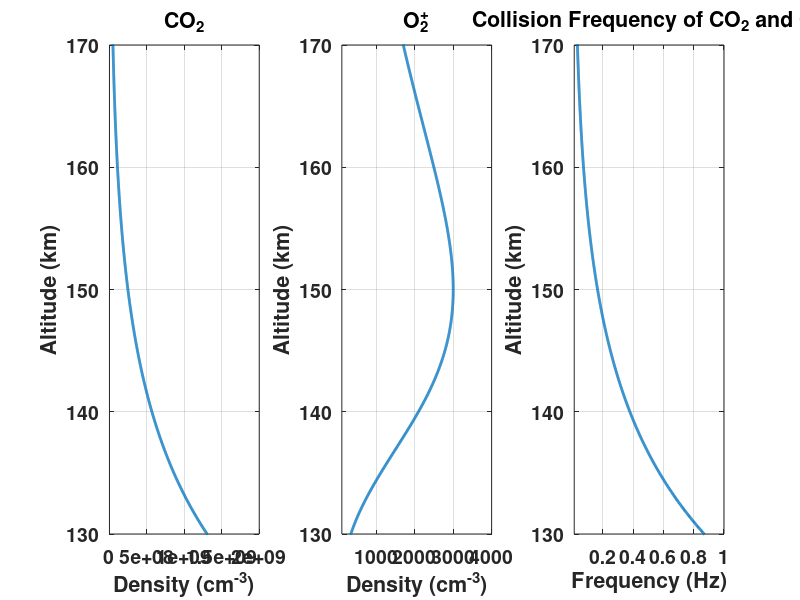
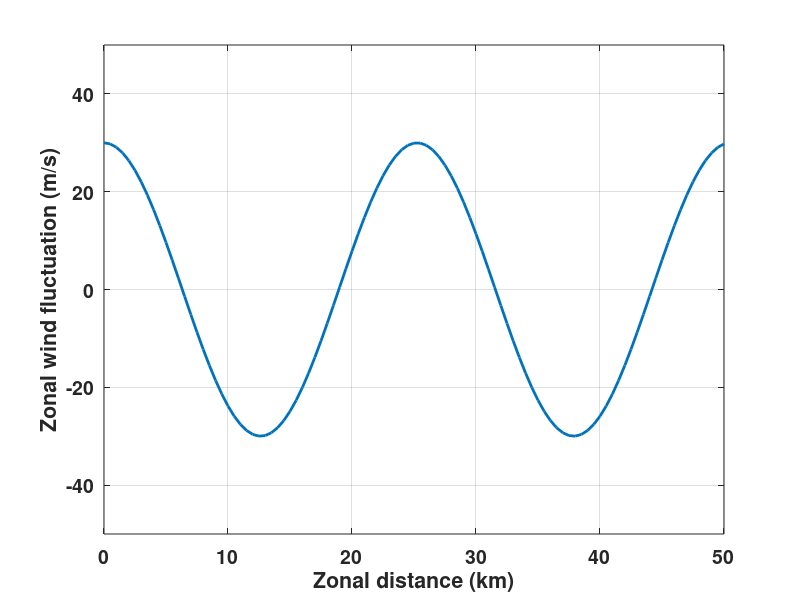
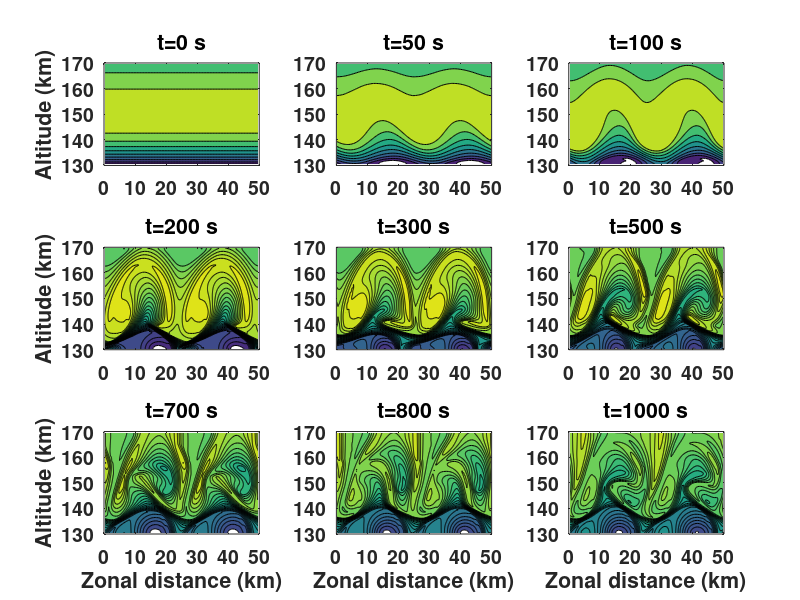
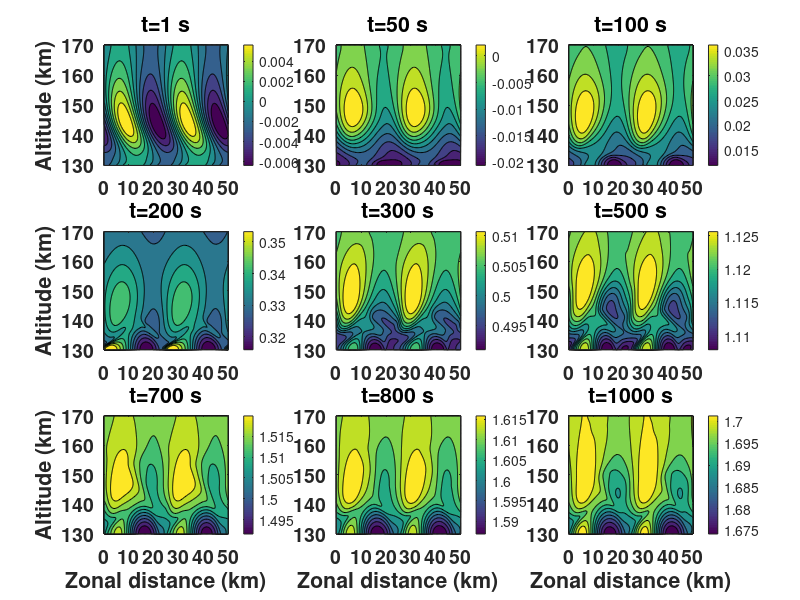

Reproduce these figures in MATLAB, in order.
%%%%%%simulation data for MARS ionospehric irregularities
clear all;
close all;

%%data at runtime=[0 10 500 1000 2000 3000 5000 7000 8000 10000];%unit 0.1s 
load('Potential_nt.mat'); %unit V size:101*201*10
load('Ne_nt.mat');%unit m-3 size:101*201*10
load('B_nt.mat');%unit  T size:101*201*10

%Figure 1 %%%%%%%%%%%%%%%%%%%%%%%%%%%%%%%%%%%%%%%%%%%%%%%%%%%%%%%%%%%%%%%%%%%%%%%%%%%%%%%%%%%%%%%%%%
figure;
hmin=130;%km
hmax=170;%km
%%%neutral CO2 density
deltH=0.05;%km
zm=120;%km
H=12;%km
n0=3e9;%cm3
z=120:deltH:200;
nn=n0*exp(-(z-zm)./H);%% 
subplot(1,3,1);
plot((nn),z,'linewidth',2);
axis([0 2e9 hmin hmax]);
ylabel('Altitude (km)','FontSize',14,'fontweight','bold');
xlabel('Density (cm^-^3)','FontSize',14,'fontweight','bold');
set(gca,'FontWeight','bold','FontSize',14);
title('CO_2');
grid on;

%%%electron density figure;
deltH=0.05;%km
zh=120:deltH:200;
datasize=length(zh);
zm=150;%km
H=10;%km
Nm=3e3;%cm3
z=120:deltH:200;
N=Nm*exp(0.5*(1-(z-zm)/H-exp(-(z-zm)/H))); %% 
subplot(1,3,2);
plot((N),z,'linewidth',2);hold on;
axis([100 4e3 hmin hmax]);
ylabel('Altitude (km)','FontSize',14,'fontweight','bold');
xlabel('Density (cm^-^3)','FontSize',14,'fontweight','bold');
set(gca,'FontWeight','bold','FontSize',14);
title('O_2^+');
grid on;

%%%  ion-neutral collision frequency
z=120:deltH:200;
vin=20*nn./(3e10);%cm-3;A review of observed variability in the dayside ionosphere of Mars
subplot(1,3,3);
plot(vin,z,'linewidth',2);
axis([0.01 1 hmin hmax]);
ylabel('Altitude (km)','FontSize',14,'fontweight','bold');
xlabel('Frequency (Hz)','FontSize',14,'fontweight','bold');
set(gca,'FontWeight','bold','FontSize',14);
title('Collision Frequency of CO_2 and O_2^+');
grid on;

%%%Figure 2 Perturbation winds
nXlen=101;
clear u;
for i=1:nXlen
    u(i)=30*(cos(3.14159265./(nXlen/4).*(i-1)));
end
% 
figure;
plot(0.5*(0:100),u,'linewidth',2);
ylabel('Zonal wind fluctuation (m/s)','FontSize',14,'fontweight','bold');
xlabel('Zonal distance (km)','FontSize',14,'fontweight','bold');
set(gca,'FontWeight','bold','FontSize',14);
axis([0 50 -50 50]);
grid on;

%%%%%%%% O2+ density variation  m-3
%%data
nx=101; 
ny=201;
dx=0.5;
dy=0.2;
hbase=130;
cMax=9.5;
cMin=8.5;
figure; 
figindex=1;
figtime=[0 500 1000 2000 3000 5000 7000 8000 10000];
clevel=[0.1 0.1 0.1 0.03 0.03 0.03 0.03 0.03 0.03];
neindex=1;
for i=1:length(figtime)
    neindex=i;
    if i>1
        neindex=neindex+1;
    end
    subplot(3,3,figindex);
    contourf((0:nx-1)*dx,hbase+(0:ny-1)*dy,log10((Ne_nt(:,:,neindex)))', 'LevelStep',clevel(figindex)); %'Lines','none'
    caxis([cMin cMax]);
    if figindex==1 || figindex==4 || figindex==7
        ylabel('Altitude (km)','FontSize',14,'fontweight','bold');
    end
    if figindex==7 || figindex==8 || figindex==9
        xlabel('Zonal distance (km)','FontSize',14,'fontweight','bold');
    end
    set(gca,'FontWeight','bold','FontSize',14);
    stitle=sprintf('t=%d s',(figtime(i))/10);
    title(stitle);
    figindex=figindex+1;
   
end


%%%%%%%% Potential variation V
figure; 
figindex=1;
figtime=[10 500 1000 2000 3000 5000 7000 8000 10000];
neindex=1;
for i=1:length(figtime)
    neindex=i+1;
    if i>9
        break;
    end
    subplot(3,3,figindex);
    contourf((0:nx-1)*dx,hbase+(0:ny-1)*dy,(Potential_nt(:,:,neindex)'));%, 'LevelStep',0.1 , 'Lines','none'
    colorbar;
    if figindex==1 || figindex==4 || figindex==7
        ylabel('Altitude (km)','FontSize',14,'fontweight','bold');
    end
    if figindex==7 || figindex==8 || figindex==9
    xlabel('Zonal distance (km)','FontSize',14,'fontweight','bold');
    end
    set(gca,'FontWeight','bold','FontSize',14);
    stitle=sprintf('t=%d s',(figtime(i))/10);
    title(stitle);
    figindex=figindex+1;
end

%%% magnetic field  nT
figure; 
figindex=1;
figtime=[10 500 1000 2000 3000 5000 7000 8000 10000];
clevel=[0.01 0.25 0.25 0.25 0.25 0.25 0.25 0.25 0.25];
neindex=1;
for i=1:length(figtime)
    neindex=i+1;
    if i>9
        break;
    end
    subplot(3,3,figindex);
    contourf((0:nx-1)*dx,hbase+(0:ny-1)*dy,(B_nt(:,:,neindex)')./1e-9, 'LevelStep',clevel(figindex));% , 'Lines','none'
    caxis([13 17]);
    if figindex==1 || figindex==4 || figindex==7
        ylabel('Altitude (km)','FontSize',14,'fontweight','bold');
    end
    if figindex==7 || figindex==8 || figindex==9
        xlabel('Zonal distance (km)','FontSize',14,'fontweight','bold');
    end
    set(gca,'FontWeight','bold','FontSize',14);
    stitle=sprintf('t=%d s',figtime(i)/10);
    title(stitle);
    figindex=figindex+1;

end



